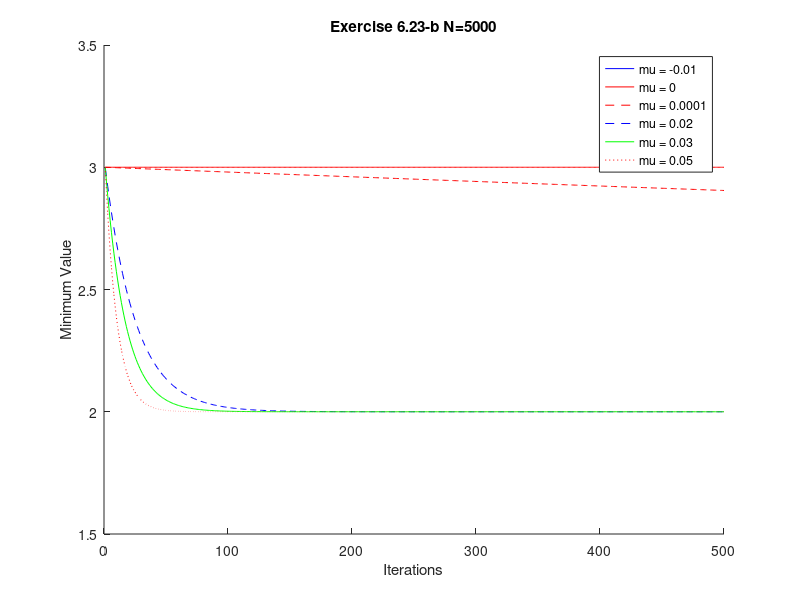

Recreate this plot in MATLAB. (Note: this script raises an error after producing the figure.)
% polyconverge.m find the minimum of J(x)=x^2-4x+4 via steepest descent
N=500;                          % number of iterations


mu1=-.01                          % algorithm stepsize
x=zeros(1,N);                   % initialize x to zero
x(1)=0;                         % starting point x(1)
for k=1:N-1
  x(k+1)=(1-2*mu1)*x(k)+4*mu1;    % update equation
end

figure(1)
hold on
plot(x,'b')

mu2= 0                          % algorithm stepsize
x2=zeros(1,N);                   % initialize x to zero
x2(1)=3;                         % starting point x(1)
for k=1:N-1
  x2(k+1)=(1-2*mu2)*x2(k)+4*mu2;    % update equation
end

plot(x2,'r')

mu3= 0.0001                      % algorithm stepsize
x3=zeros(1,N);                   % initialize x to zero
x3(1)=3;                         % starting point x(1)
for k=1:N-1
  x3(k+1)=(1-2*mu3)*x3(k)+4*mu3;    % update equation
end

plot(x3,'r--')

mu4= 0.02                        % algorithm stepsize
x4=zeros(1,N);                   % initialize x to zero
x4(1)=3;                         % starting point x(1)
for k=1:N-1
  x4(k+1)=(1-2*mu4)*x4(k)+4*mu4;    % update equation
end

plot(x4,'b--')

mu5= .03                          % algorithm stepsize
x5=zeros(1,N);                   % initialize x to zero
x5(1)=3;                         % starting point x(1)
for k=1:N-1
  x5(k+1)=(1-2*mu5)*x5(k)+4*mu5;    % update equation
end

plot(x5,'g')

mu6 = .05                          % algorithm stepsize
x6=zeros(1,N);                   % initialize x to zero
x6(1)=3;                         % starting point x(1)
for k=1:N-1
  x6(k+1)=(1-2*mu6)*x6(k)+4*mu6;    % update equation
end

plot(x6,'r:')
ylim([1.5 3.5]);
legend('mu = -0.01','mu = 0', 'mu = 0.0001', 'mu = 0.02', 'mu = 0.03', ... 
    'mu = 0.05')
xlabel('Iterations')
ylabel('Minimum Value')
title('Exercise 6.23-b N=5000')
hold off

%%

x1=zeros(1,N);                   % initialize x to zero
x1(1)=-5;                        % starting point x(1)
for k=1:N-1
  x1(k+1)=(1-2*mu)*x1(k)+4*mu;    % update equation
end

figure
hold on
plot(x1,'b')

x2=zeros(1,N);                   % initialize x to zero
x2(1)=-1;                       % starting point x(1)
for k=1:N-1
  x2(k+1)=(1-2*mu)*x2(k)+4*mu;    % update equation
end

plot(x2,'r--')

x3=zeros(1,N);                   % initialize x to zero



x3(1)=1;                       % starting point x(1)
for k=1:N-1
  x3(k+1)=(1-2*mu)*x3(k)+4*mu;    % update equation
end

plot(x3,'b--')

x4=zeros(1,N);                   % initialize x to zero
x4(1)=5;                       % starting point x(1)
for k=1:N-1
  x4(k+1)=(1-2*mu)*x4(k)+4*mu;    % update equation
end

plot(x4,'b:')

x5=zeros(1,N);                   % initialize x to zero



x5(1)=30;                       % starting point x(1)
for k=1:N-1
  x5(k+1)=(1-2*mu)*x5(k)+4*mu;    % update equation
end


plot(x5,'r:')
hold off
title('Exercise 6.23-c.')
legend('x(1)=-5','x(1)=-1','x(1)=1','x(1)=5','x(1)=30')